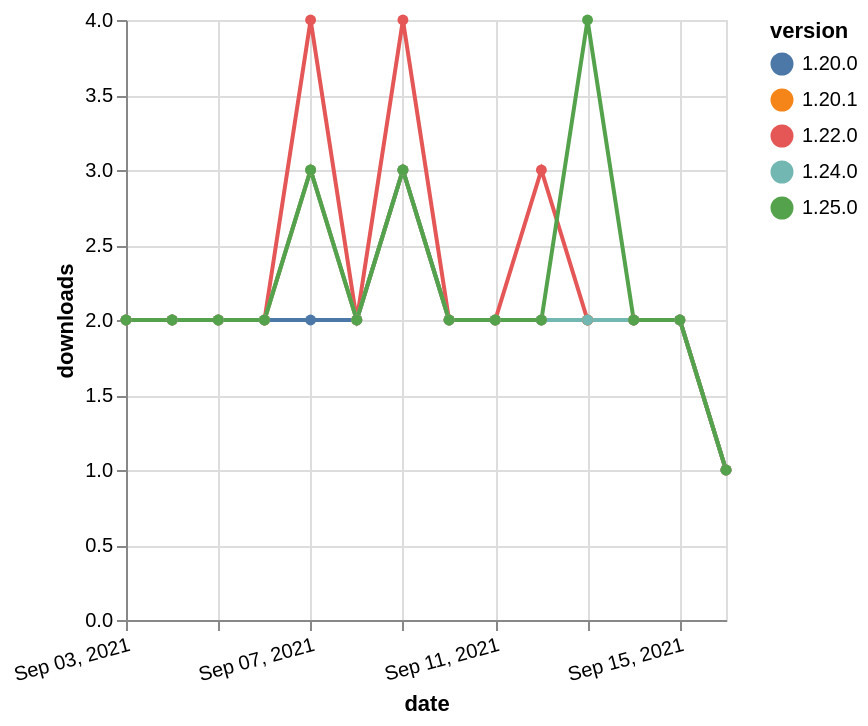

Write a Vega-Lite specification for this figure.
### Vega-Lite specification from a JSON file in a GitHub repository (floating-point values rounded to 4 significant figures)
{"$schema": "https://vega.github.io/schema/vega-lite/v5.json", "description": "A simple bar chart with embedded data.", "data": {"values": [{"date": "2021-09-03", "total": 1991, "delta": 2, "version": "1.22.0"}, {"date": "2021-09-04", "total": 1993, "delta": 2, "version": "1.22.0"}, {"date": "2021-09-05", "total": 1995, "delta": 2, "version": "1.22.0"}, {"date": "2021-09-06", "total": 1997, "delta": 2, "version": "1.22.0"}, {"date": "2021-09-07", "total": 2001, "delta": 4, "version": "1.22.0"}, {"date": "2021-09-08", "total": 2003, "delta": 2, "version": "1.22.0"}, {"date": "2021-09-09", "total": 2007, "delta": 4, "version": "1.22.0"}, {"date": "2021-09-10", "total": 2009, "delta": 2, "version": "1.22.0"}, {"date": "2021-09-11", "total": 2011, "delta": 2, "version": "1.22.0"}, {"date": "2021-09-12", "total": 2014, "delta": 3, "version": "1.22.0"}, {"date": "2021-09-13", "total": 2016, "delta": 2, "version": "1.22.0"}, {"date": "2021-09-14", "total": 2018, "delta": 2, "version": "1.22.0"}, {"date": "2021-09-15", "total": 2020, "delta": 2, "version": "1.22.0"}, {"date": "2021-09-16", "total": 2021, "delta": 1, "version": "1.22.0"}, {"date": "2021-09-03", "total": 1934, "delta": 2, "version": "1.20.0"}, {"date": "2021-09-04", "total": 1936, "delta": 2, "version": "1.20.0"}, {"date": "2021-09-05", "total": 1938, "delta": 2, "version": "1.20.0"}, {"date": "2021-09-06", "total": 1940, "delta": 2, "version": "1.20.0"}, {"date": "2021-09-07", "total": 1942, "delta": 2, "version": "1.20.0"}, {"date": "2021-09-08", "total": 1944, "delta": 2, "version": "1.20.0"}, {"date": "2021-09-09", "total": 1947, "delta": 3, "version": "1.20.0"}, {"date": "2021-09-10", "total": 1949, "delta": 2, "version": "1.20.0"}, {"date": "2021-09-11", "total": 1951, "delta": 2, "version": "1.20.0"}, {"date": "2021-09-12", "total": 1953, "delta": 2, "version": "1.20.0"}, {"date": "2021-09-13", "total": 1955, "delta": 2, "version": "1.20.0"}, {"date": "2021-09-14", "total": 1957, "delta": 2, "version": "1.20.0"}, {"date": "2021-09-15", "total": 1959, "delta": 2, "version": "1.20.0"}, {"date": "2021-09-16", "total": 1960, "delta": 1, "version": "1.20.0"}, {"date": "2021-09-03", "total": 2060, "delta": 2, "version": "1.20.1"}, {"date": "2021-09-04", "total": 2062, "delta": 2, "version": "1.20.1"}, {"date": "2021-09-05", "total": 2064, "delta": 2, "version": "1.20.1"}, {"date": "2021-09-06", "total": 2066, "delta": 2, "version": "1.20.1"}, {"date": "2021-09-07", "total": 2069, "delta": 3, "version": "1.20.1"}, {"date": "2021-09-08", "total": 2071, "delta": 2, "version": "1.20.1"}, {"date": "2021-09-09", "total": 2074, "delta": 3, "version": "1.20.1"}, {"date": "2021-09-10", "total": 2076, "delta": 2, "version": "1.20.1"}, {"date": "2021-09-11", "total": 2078, "delta": 2, "version": "1.20.1"}, {"date": "2021-09-12", "total": 2080, "delta": 2, "version": "1.20.1"}, {"date": "2021-09-13", "total": 2082, "delta": 2, "version": "1.20.1"}, {"date": "2021-09-14", "total": 2084, "delta": 2, "version": "1.20.1"}, {"date": "2021-09-15", "total": 2086, "delta": 2, "version": "1.20.1"}, {"date": "2021-09-16", "total": 2087, "delta": 1, "version": "1.20.1"}, {"date": "2021-09-03", "total": 1472, "delta": 2, "version": "1.24.0"}, {"date": "2021-09-04", "total": 1474, "delta": 2, "version": "1.24.0"}, {"date": "2021-09-05", "total": 1476, "delta": 2, "version": "1.24.0"}, {"date": "2021-09-06", "total": 1478, "delta": 2, "version": "1.24.0"}, {"date": "2021-09-07", "total": 1481, "delta": 3, "version": "1.24.0"}, {"date": "2021-09-08", "total": 1483, "delta": 2, "version": "1.24.0"}, {"date": "2021-09-09", "total": 1486, "delta": 3, "version": "1.24.0"}, {"date": "2021-09-10", "total": 1488, "delta": 2, "version": "1.24.0"}, {"date": "2021-09-11", "total": 1490, "delta": 2, "version": "1.24.0"}, {"date": "2021-09-12", "total": 1492, "delta": 2, "version": "1.24.0"}, {"date": "2021-09-13", "total": 1494, "delta": 2, "version": "1.24.0"}, {"date": "2021-09-14", "total": 1496, "delta": 2, "version": "1.24.0"}, {"date": "2021-09-15", "total": 1498, "delta": 2, "version": "1.24.0"}, {"date": "2021-09-16", "total": 1499, "delta": 1, "version": "1.24.0"}, {"date": "2021-09-03", "total": 1007, "delta": 2, "version": "1.25.0"}, {"date": "2021-09-04", "total": 1009, "delta": 2, "version": "1.25.0"}, {"date": "2021-09-05", "total": 1011, "delta": 2, "version": "1.25.0"}, {"date": "2021-09-06", "total": 1013, "delta": 2, "version": "1.25.0"}, {"date": "2021-09-07", "total": 1016, "delta": 3, "version": "1.25.0"}, {"date": "2021-09-08", "total": 1018, "delta": 2, "version": "1.25.0"}, {"date": "2021-09-09", "total": 1021, "delta": 3, "version": "1.25.0"}, {"date": "2021-09-10", "total": 1023, "delta": 2, "version": "1.25.0"}, {"date": "2021-09-11", "total": 1025, "delta": 2, "version": "1.25.0"}, {"date": "2021-09-12", "total": 1027, "delta": 2, "version": "1.25.0"}, {"date": "2021-09-13", "total": 1031, "delta": 4, "version": "1.25.0"}, {"date": "2021-09-14", "total": 1033, "delta": 2, "version": "1.25.0"}, {"date": "2021-09-15", "total": 1035, "delta": 2, "version": "1.25.0"}, {"date": "2021-09-16", "total": 1036, "delta": 1, "version": "1.25.0"}]}, "width": "container", "mark": {"type": "line", "point": {"filled": true}}, "encoding": {"x": {"field": "date", "type": "temporal", "timeUnit": "yearmonthdate", "title": "date", "axis": {"labelAngle": -15}}, "y": {"field": "delta", "type": "quantitative", "title": "downloads"}, "color": {"field": "version", "type": "nominal"}, "tooltip": {"field": "delta"}}}
